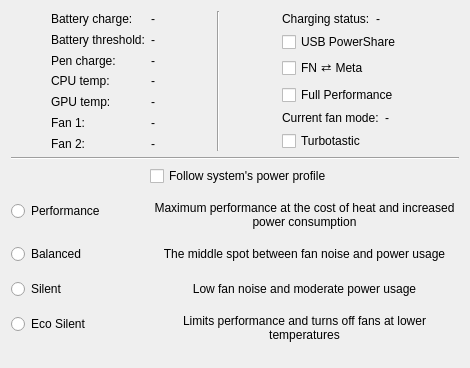
      <widget class="QWidget" name="overviewTab">
       <property name="maximumSize">
        <size>
         <width>16777215</width>
         <height>16777215</height>
        </size>
       </property>
       <attribute name="icon">
        <iconset theme="computer"/>
       </attribute>
       <attribute name="title">
        <string>Overview</string>
       </attribute>
       <layout class="QGridLayout" name="gridLayout_11">
        <item row="0" column="0">
         <layout class="QGridLayout" name="gridLayout_12">
          <item row="0" column="3">
           <widget class="Line" name="line_6">
            <property name="minimumSize">
             <size>
              <width>35</width>
              <height>0</height>
             </size>
            </property>
            <property name="frameShadow">
             <enum>QFrame::Shadow::Sunken</enum>
            </property>
            <property name="orientation">
             <enum>Qt::Orientation::Vertical</enum>
            </property>
           </widget>
          </item>
          <item row="0" column="2">
           <spacer name="horizontalSpacer_2">
            <property name="orientation">
             <enum>Qt::Orientation::Horizontal</enum>
            </property>
            <property name="sizeHint" stdset="0">
             <size>
              <width>40</width>
              <height>20</height>
             </size>
            </property>
           </spacer>
          </item>
          <item row="0" column="4">
           <spacer name="horizontalSpacer">
            <property name="orientation">
             <enum>Qt::Orientation::Horizontal</enum>
            </property>
            <property name="sizeHint" stdset="0">
             <size>
              <width>40</width>
              <height>20</height>
             </size>
            </property>
           </spacer>
          </item>
          <item row="0" column="6">
           <spacer name="horizontalSpacer_4">
            <property name="orientation">
             <enum>Qt::Orientation::Horizontal</enum>
            </property>
            <property name="sizeHint" stdset="0">
             <size>
              <width>58</width>
              <height>20</height>
             </size>
            </property>
           </spacer>
          </item>
          <item row="0" column="0">
           <spacer name="horizontalSpacer_5">
            <property name="orientation">
             <enum>Qt::Orientation::Horizontal</enum>
            </property>
            <property name="sizeHint" stdset="0">
             <size>
              <width>40</width>
              <height>20</height>
             </size>
            </property>
           </spacer>
          </item>
          <item row="0" column="1">
           <layout class="QGridLayout" name="gridLayout_8">
            <item row="0" column="1">
             <widget class="QLabel" name="batteryChargeLabel">
              <property name="text">
               <string>Battery charge:</string>
              </property>
             </widget>
            </item>
            <item row="0" column="2">
             <widget class="QLabel" name="batteryChargeValueLabel">
              <property name="text">
               <string notr="true">-</string>
              </property>
              <property name="alignment">
               <set>Qt::AlignmentFlag::AlignCenter</set>
              </property>
             </widget>
            </item>
            <item row="1" column="1">
             <widget class="QLabel" name="batteryThresholdLabel">
              <property name="text">
               <string>Battery threshold:</string>
              </property>
             </widget>
            </item>
            <item row="1" column="2">
             <widget class="QLabel" name="batteryThresholdValueLabel">
              <property name="text">
               <string notr="true">-</string>
              </property>
              <property name="alignment">
               <set>Qt::AlignmentFlag::AlignCenter</set>
              </property>
             </widget>
            </item>
            <item row="2" column="1">
             <widget class="QLabel" name="penChargeLabel">
              <property name="text">
               <string>Pen charge:</string>
              </property>
              <property name="visible">
               <bool>false</bool>
              </property>
             </widget>
            </item>
            <item row="2" column="2">
             <widget class="QLabel" name="penChargeValueLabel">
              <property name="text">
               <string notr="true">-</string>
              </property>
              <property name="alignment">
               <set>Qt::AlignmentFlag::AlignCenter</set>
              </property>
              <property name="visible">
               <bool>false</bool>
              </property>
             </widget>
            </item>
            <item row="3" column="1">
             <widget class="QLabel" name="cpuTempLabel">
              <property name="text">
               <string>CPU temp:</string>
              </property>
             </widget>
            </item>
            <item row="3" column="2">
             <widget class="QLabel" name="cpuTempValueLabel">
              <property name="text">
               <string notr="true">-</string>
              </property>
              <property name="alignment">
               <set>Qt::AlignmentFlag::AlignCenter</set>
              </property>
             </widget>
            </item>
            <item row="4" column="1">
             <widget class="QLabel" name="gpuTempLabel">
              <property name="text">
               <string>GPU temp:</string>
              </property>
              <property name="visible">
               <bool>false</bool>
              </property>
             </widget>
            </item>
            <item row="4" column="2">
             <widget class="QLabel" name="gpuTempValueLabel">
              <property name="text">
               <string notr="true">-</string>
              </property>
              <property name="alignment">
               <set>Qt::AlignmentFlag::AlignCenter</set>
              </property>
              <property name="visible">
               <bool>false</bool>
              </property>
             </widget>
            </item>
            <item row="5" column="1">
             <widget class="QLabel" name="fan1Label">
              <property name="text">
               <string>Fan 1:</string>
              </property>
             </widget>
            </item>
            <item row="5" column="2">
             <widget class="QLabel" name="fan1ValueLabel">
              <property name="text">
               <string notr="true">-</string>
              </property>
              <property name="alignment">
               <set>Qt::AlignmentFlag::AlignCenter</set>
              </property>
             </widget>
            </item>
            <item row="6" column="1">
             <widget class="QLabel" name="fan2Label">
              <property name="text">
               <string>Fan 2:</string>
              </property>
              <property name="visible">
               <bool>false</bool>
              </property>
             </widget>
            </item>
            <item row="6" column="2">
             <widget class="QLabel" name="fan2ValueLabel">
              <property name="text">
               <string notr="true">-</string>
              </property>
              <property name="alignment">
               <set>Qt::AlignmentFlag::AlignCenter</set>
              </property>
              <property name="visible">
               <bool>false</bool>
              </property>
             </widget>
            </item>
           </layout>
          </item>
          <item row="0" column="5">
           <layout class="QVBoxLayout" name="verticalLayout_2">
            <property name="topMargin">
             <number>1</number>
            </property>
            <item>
             <layout class="QHBoxLayout" name="horizontalLayout_5">
              <item>
               <widget class="QLabel" name="chargingStatusLabel">
                <property name="text">
                 <string>Charging status:</string>
                </property>
               </widget>
              </item>
              <item>
               <widget class="QLabel" name="chargingStatusValueLabel">
                <property name="text">
                 <string notr="true">-</string>
                </property>
                <property name="alignment">
                 <set>Qt::AlignmentFlag::AlignJustify|Qt::AlignmentFlag::AlignVCenter</set>
                </property>
               </widget>
              </item>
             </layout>
            </item>
            <item>
             <widget class="QCheckBox" name="usbPowerShareCheckBox">
              <property name="text">
               <string>USB PowerShare</string>
              </property>
             </widget>
            </item>
            <item>
             <widget class="QCheckBox" name="fnMetaSwapCheckBox">
              <property name="toolTip">
               <string>Swap FN and Super buttons</string>
              </property>
              <property name="text">
               <string>FN ⇄ Meta</string>
              </property>
             </widget>
            </item>
            <item>
             <widget class="QCheckBox" name="turboModeCheckBox">
              <property name="text">
               <string>Full Performance</string>
              </property>
             </widget>
            </item>
            <item>
             <layout class="QHBoxLayout" name="horizontalLayout_2">
              <item>
               <widget class="QLabel" name="label_19">
                <property name="enabled">
                 <bool>true</bool>
                </property>
                <property name="text">
                 <string>Current fan mode:</string>
                </property>
               </widget>
              </item>
              <item>
               <widget class="QLabel" name="fanModeValueLabel">
                <property name="enabled">
                 <bool>true</bool>
                </property>
                <property name="text">
                 <string notr="true">-</string>
                </property>
                <property name="alignment">
                 <set>Qt::AlignmentFlag::AlignJustify|Qt::AlignmentFlag::AlignVCenter</set>
                </property>
               </widget>
              </item>
             </layout>
            </item>
            <item>
             <widget class="QCheckBox" name="coolerBoostCheckBox">
              <property name="minimumSize">
               <size>
                <width>0</width>
                <height>0</height>
               </size>
              </property>
              <property name="text">
               <string>Turbotastic</string>
              </property>
             </widget>
            </item>
           </layout>
          </item>
         </layout>
        </item>
        <item row="1" column="0">
         <widget class="Line" name="line_4">
          <property name="sizePolicy">
           <sizepolicy hsizetype="Minimum" vsizetype="Fixed">
            <horstretch>0</horstretch>
            <verstretch>0</verstretch>
           </sizepolicy>
          </property>
          <property name="minimumSize">
           <size>
            <width>0</width>
            <height>0</height>
           </size>
          </property>
          <property name="maximumSize">
           <size>
            <width>16777215</width>
            <height>20</height>
           </size>
          </property>
          <property name="frameShadow">
           <enum>QFrame::Shadow::Sunken</enum>
          </property>
          <property name="orientation">
           <enum>Qt::Orientation::Horizontal</enum>
          </property>
         </widget>
        </item>
        <item row="2" column="0">
         <widget class="QWidget" name="modeFormWidget" native="true">
          <layout class="QFormLayout" name="formLayout_5">
           <property name="fieldGrowthPolicy">
            <enum>QFormLayout::FieldGrowthPolicy::AllNonFixedFieldsGrow</enum>
           </property>
           <property name="rowWrapPolicy">
            <enum>QFormLayout::RowWrapPolicy::WrapLongRows</enum>
           </property>
           <property name="labelAlignment">
            <set>Qt::AlignmentFlag::AlignLeading|Qt::AlignmentFlag::AlignLeft|Qt::AlignmentFlag::AlignVCenter</set>
           </property>
           <property name="formAlignment">
            <set>Qt::AlignmentFlag::AlignHCenter|Qt::AlignmentFlag::AlignTop</set>
           </property>
           <property name="horizontalSpacing">
            <number>45</number>
           </property>
           <property name="verticalSpacing">
            <number>15</number>
           </property>
           <property name="leftMargin">
            <number>0</number>
           </property>
           <property name="topMargin">
            <number>0</number>
           </property>
           <property name="rightMargin">
            <number>0</number>
           </property>
           <property name="bottomMargin">
            <number>15</number>
           </property>
           <item row="2" column="0">
            <widget class="QRadioButton" name="performanceModeRadioButton">
             <property name="text">
              <string>Performance</string>
             </property>
            </widget>
           </item>
           <item row="2" column="1">
            <widget class="QLabel" name="label_15">
             <property name="minimumSize">
              <size>
               <width>26</width>
               <height>0</height>
              </size>
             </property>
             <property name="text">
              <string>Maximum performance at the cost of heat and increased power consumption</string>
             </property>
             <property name="alignment">
              <set>Qt::AlignmentFlag::AlignCenter</set>
             </property>
             <property name="wordWrap">
              <bool>true</bool>
             </property>
            </widget>
           </item>
           <item row="3" column="0">
            <widget class="QRadioButton" name="balancedModeRadioButton">
             <property name="text">
              <string>Balanced</string>
             </property>
            </widget>
           </item>
           <item row="3" column="1">
            <widget class="QLabel" name="label_16">
             <property name="text">
              <string>The middle spot between fan noise and power usage</string>
             </property>
             <property name="alignment">
              <set>Qt::AlignmentFlag::AlignCenter</set>
             </property>
             <property name="wordWrap">
              <bool>true</bool>
             </property>
            </widget>
           </item>
           <item row="4" column="0">
            <widget class="QRadioButton" name="silentModeRadioButton">
             <property name="text">
              <string>Silent</string>
             </property>
            </widget>
           </item>
           <item row="4" column="1">
            <widget class="QLabel" name="label_17">
             <property name="text">
              <string>Low fan noise and moderate power usage</string>
             </property>
             <property name="alignment">
              <set>Qt::AlignmentFlag::AlignCenter</set>
             </property>
             <property name="wordWrap">
              <bool>true</bool>
             </property>
            </widget>
           </item>
           <item row="5" column="0">
            <widget class="QRadioButton" name="ecoSilentModeRadioButton">
             <property name="text">
              <string>Eco Silent</string>
             </property>
            </widget>
           </item>
           <item row="5" column="1">
            <widget class="QLabel" name="label_18">
             <property name="text">
              <string>Limits performance and turns off fans at lower temperatures</string>
             </property>
             <property name="alignment">
              <set>Qt::AlignmentFlag::AlignCenter</set>
             </property>
             <property name="wordWrap">
              <bool>true</bool>
             </property>
            </widget>
           </item>
           <item row="0" column="1">
            <widget class="QCheckBox" name="autoPPDCheckBox">
             <property name="enabled">
              <bool>true</bool>
             </property>
             <property name="text">
              <string>Follow system's power profile</string>
             </property>
            </widget>
           </item>
          </layout>
         </widget>
        </item>
       </layout>
      </widget>
